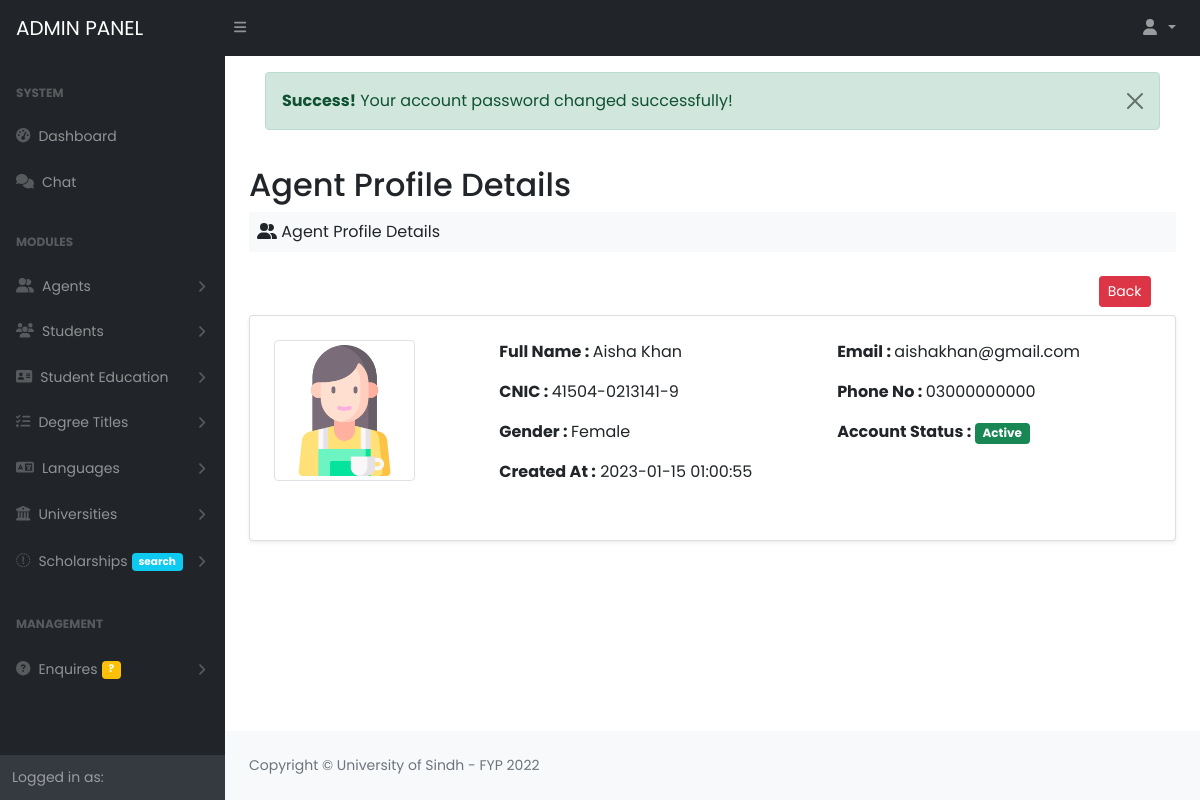
/Project/admin/show_agent?id=4 (signed in), run on the app's committed database.
### tables this page shows
CREATE TABLE `agents` (
  `agent_id` int(11) NOT NULL AUTO_INCREMENT,
  `name` varchar(50) DEFAULT NULL,
  `email` varchar(50) DEFAULT NULL,
  `password` varchar(50) DEFAULT NULL,
  `phone_no` varchar(50) DEFAULT NULL,
  `cnic` varchar(50) DEFAULT NULL,
  `gender` varchar(50) DEFAULT NULL,
  `profile` varchar(100) DEFAULT NULL,
  `created_at` timestamp NOT NULL DEFAULT current_timestamp(),
  `status` int(11) DEFAULT 1,
  PRIMARY KEY (`agent_id`)
);

### Project/database/database.php (called while the page is built, shortened)
<?php
class Database
{
	private $db_host = "localhost";
	private $db_user = "root";
	private $db_pass = "";
	private $db_name = "fyp_cms";
	public $connection = null;
	public function __construct()
	{
		$this->connection = mysqli_connect($this->db_host, $this->db_user, $this->db_pass, $this->db_name);
	}
	public function executeQuery($query)
	{
		$this->query = $query;
		$this->result = mysqli_query($this->connection, $this->query);
		return $this->result;
	}
}
?>

### Project/admin/show_agent.php (the view)
<?php  include_once("includes/header.php"); ?>
 <?php  include_once("includes/nav.php"); ?>
 <div id="layoutSidenav">
         <?php include_once("includes/sidebar.php") ?>
         <div id="layoutSidenav_content">
             <main>
                 <div class="container-fluid px-4">
                     <div class="p-3"><?php require_once("includes/messages.php") ?></div>
                     <h2 class="mt-1">Agent Profile Details</h2>
                     <ol class="breadcrumb mb-4 bg-light p-2">
                         <li class="breadcrumb-item"><i class="fa fa-user-group"></i> Agent Profile Details</li>
                     </ol>
                     <a href="view_agents" class="btn btn-danger btn-sm offset-md-11 mb-2">Back</a>
                     <div class="card shadow-sm bg-white p-2">
                         <div class="card-body p-3">
                             <?php
                                 $id = $_GET['id'] ?? null;
                                 $query = "SELECT * FROM agents WHERE agent_id='$id'";
                                 $result = $db->executeQuery($query);
                                 $row = mysqli_fetch_assoc($result);
                             ?>
                             <div class="row">
                                 <div class="col-md-3 col-lg-3 col-xs-12 col-sm-12">
                                     <img src="<?php echo substr($row['profile'],3) ?>" width="70%" class="img img-thumbnail img-responsive"/>
                                 </div>
                                 <div class="col-md-9 col-lg-9 col-xs-12 col-sm-12">
                                     <div class="row mb-3">
                                         <div class="col-md-6 col-lg-6 col-xs-12 col-sm-12">
                                             <p><b> Full Name : </b>  <?php echo $row['name'] ?> </p>
                                         </div>
                                         <div class="col-md-6 col-lg-6 col-xs-12 cols-sm-12">
                                             <p><b> Email : </b>  <?php echo $row['email'] ?> </p>
                                         </div>
                                         <div class="col-md-6 col-lg-6 col-xs-12 col-sm-12">
                                             <p><b> CNIC : </b>  <?php echo $row['cnic'] ?> </p>
                                         </div>
                                         <div class="col-md-6 col-lg-6 col-xs-12 col-sm-12">
                                             <p><b> Phone No : </b>  <?php echo $row['phone_no'] ?> </p>
                                         </div>
                                         <div class="col-md-6 col-lg-6 col-xs-12 col-sm-12">
                                             <p><b> Gender : </b>  <?php echo $row['gender'] ?> </p>
                                         </div>
                                         <div class="col-md-6 col-lg-6 col-xs-12 col-sm-12">
                                             <p><b> Account Status : </b>
                                              <?php if($row['status'] == 1) echo "<span class='badge bg-success'>Active</span>"; else echo "<span class='badge bg-danger'>Inctive</span>" ?> </p>
                                         </div>
                                         <div class="col-md-6 col-lg-6 col-xs-12 col-sm-12">
                                             <p><b> Created At :</b>  <?php echo $row['created_at'] ?>
                                         </div>
                                     </div>
                                 </div>
                             </div>
                         </div>
                     </div>
                 </div>
             </main>
 <?php  include_once("includes/footer.php") ?>

### Project/admin/includes/header.php (style rules this page uses)
body { font-family: 'Poppins', sans-serif; }

### data on the page
agents: profile (picture), name "Aisha Khan", email "aishakhan@gmail.com", cnic "41504-0213141-9", phone_no "03000000000", gender "Female", created_at "2023-01-15 01:00:55"

### other printed values
$_SESSION['success'] "Your account password changed successfully!"
